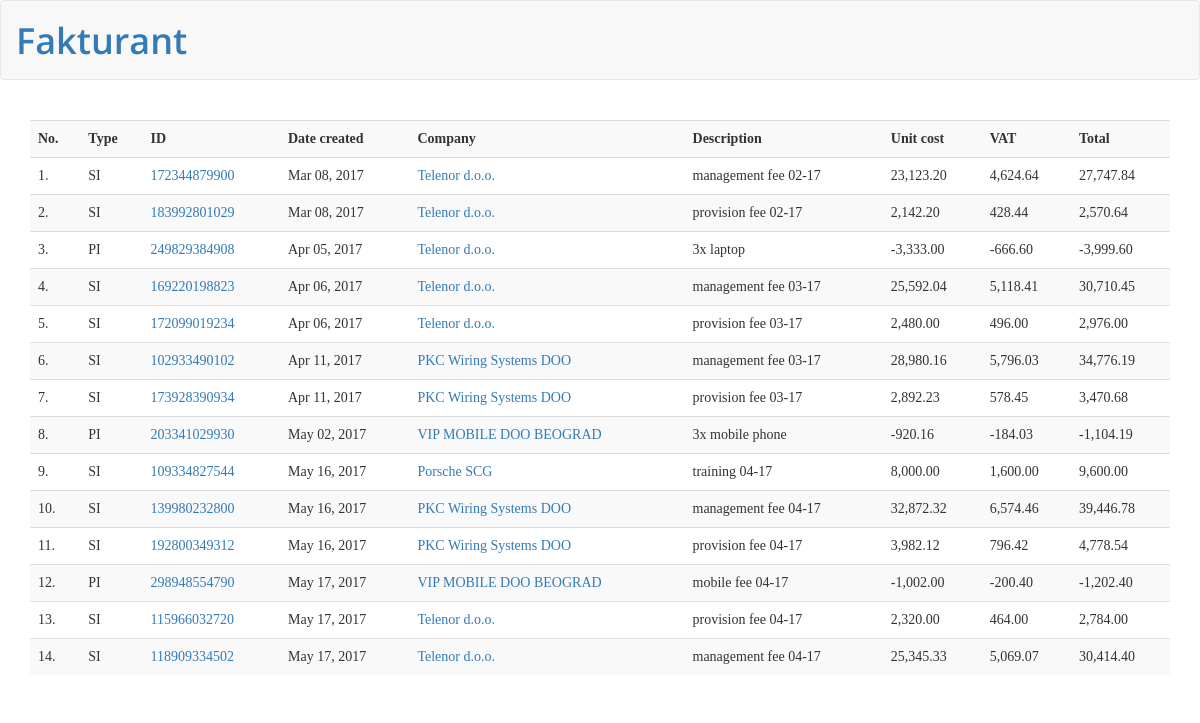
Screenshot of /fakturant/ with the database file from the repository.
### fakturant/models.py (models this page shows, shortened)
class Invoice(models.Model):
    company = models.ForeignKey(Company, on_delete=models.CASCADE)
    invoice_type = models.CharField('type', max_length=2)
    invoice_id = models.CharField('invoice id', max_length=32)
    date_created = models.DateTimeField('date created')
    due_date = models.DateTimeField('due date')
    description = models.CharField('description', max_length=50)
    unit_cost = models.DecimalField('unit cost', max_digits=20, decimal_places=2)
    vat_percent = models.IntegerField('VAT%')
    vat = models.DecimalField("VAT", max_digits=20, decimal_places=2)
    total = models.DecimalField('total', max_digits=20, decimal_places=2)

class Company(models.Model):
    company_name = models.CharField('company name', max_length=50)
    company_short_name = models.CharField('short name', max_length=10)
    VAT_number = models.CharField('vat number', max_length=9)
    address = models.CharField('address', max_length=50)
    account = models.CharField('current account', max_length=20)
    def __str__(self):
        return self.company_name

### fakturant/views.py (the view)
def index(request):
    invoices = Invoice.objects.all().order_by('date_created')
    context = {'invoices' : invoices}
    return render(request, 'fakturant/index.html', context)

### fakturant/templates/fakturant/index.html
{% extends "fakturant/layout.html" %}
{% load humanize %}
{% block content %}
<div class="container">
  <div class="row">
    <div class="col-md-12">
  {% if invoices %}
    <table class="table table-striped table-all">
    <tr>
      <th>No.</th>
      <th>Type</th>
      <th>ID</th>
      <th>Date created</th>
      <th>Company</th>
      <th>Description</th>
      <th>Unit cost</th>
      <th>VAT</th>
      <th>Total</th>
    </tr>
    {% for invoice in invoices %}
      <tr>
        <td>{{ forloop.counter }}.</td>
        <td>{{ invoice.invoice_type }}</td>
        <td><a href="{% url 'fakturant:show_invoice' invoice.invoice_id %}">{{ invoice.invoice_id }}</a></td>
        <td>{{ invoice.date_created|date:"M d, Y" }}</td>
        <td><a href="{% url 'fakturant:show_company' invoice.company.company_short_name %}">
        {{ invoice.company }}
        </a></td>
        <td>{{ invoice.description }}</td>
        <td>{{ invoice.unit_cost|intcomma }}</td>
        <td>{{ invoice.vat|intcomma }}</td>
        <td>{{ invoice.total|intcomma }}</td>
      </tr>
    {% endfor %}
    </table>
  {% else %}
    <p>There are no invoices created</p>
  {% endif %}
    </div>
  </div>
</div>
{% endblock %}

### fakturant/templates/fakturant/layout.html (shortened to what this page needs)
{% load static %}
<!doctype html>
<html lang="en">
<head>
  <link rel="stylesheet" type="text/css" href="{% static 'fakturant/css/lib/bootstrap.min.css' %}" />
  <link rel="stylesheet" type="text/css" href="{% static 'fakturant/css/style.css' %}" />
</head>
<body>
  <nav class="navbar navbar-default">
    <div class="container-fluid">
      <div class="navbar-header">
        <a class="logo-link" href="{% url 'fakturant:index' %}">
          <h1 class="logo">Fakturant</h1>
        </a>
      </div>
    </div>
  </nav>
  <div id="content">
    {% block content %}{% endblock %}
  </div>
</body>
</html>

### fakturant/static/fakturant/css/style.css (style rules this page uses)
body { font-family: serif; }
.navbar { margin-bottom: 40px; height: 80px; }
.logo { font-family: 'Open Sans', sans-serif; font-weight: 600; }
table { overflow: auto; }

### rows the page displays
Invoice: invoice_type "SI", invoice_id "172344879900", date_created "Mar 08, 2017", company "Telenor d.o.o.", description "management fee 02-17", unit_cost "23,123.20", vat "4,624.64", total "27,747.84"
Invoice: invoice_type "SI", invoice_id "183992801029", date_created "Mar 08, 2017", company "Telenor d.o.o.", description "provision fee 02-17", unit_cost "2,142.20", vat "428.44", total "2,570.64"
Invoice: invoice_type "PI", invoice_id "249829384908", date_created "Apr 05, 2017", company "Telenor d.o.o.", description "3x laptop", unit_cost "-3,333.00", vat "-666.60", total "-3,999.60"
Invoice: invoice_type "SI", invoice_id "169220198823", date_created "Apr 06, 2017", company "Telenor d.o.o.", description "management fee 03-17", unit_cost "25,592.04", vat "5,118.41", total "30,710.45"
Invoice: invoice_type "SI", invoice_id "172099019234", date_created "Apr 06, 2017", company "Telenor d.o.o.", description "provision fee 03-17", unit_cost "2,480.00", vat "496.00", total "2,976.00"
Invoice: invoice_type "SI", invoice_id "102933490102", date_created "Apr 11, 2017", company "PKC Wiring Systems DOO", description "management fee 03-17", unit_cost "28,980.16", vat "5,796.03", total "34,776.19"
Invoice: invoice_type "SI", invoice_id "173928390934", date_created "Apr 11, 2017", company "PKC Wiring Systems DOO", description "provision fee 03-17", unit_cost "2,892.23", vat "578.45", total "3,470.68"
Invoice: invoice_type "PI", invoice_id "203341029930", date_created "May 02, 2017", company "VIP MOBILE DOO BEOGRAD", description "3x mobile phone", unit_cost "-920.16", vat "-184.03", total "-1,104.19"
Invoice: invoice_type "SI", invoice_id "109334827544", date_created "May 16, 2017", company "Porsche SCG", description "training 04-17", unit_cost "8,000.00", vat "1,600.00", total "9,600.00"
Invoice: invoice_type "SI", invoice_id "139980232800", date_created "May 16, 2017", company "PKC Wiring Systems DOO", description "management fee 04-17", unit_cost "32,872.32", vat "6,574.46", total "39,446.78"
Invoice: invoice_type "SI", invoice_id "192800349312", date_created "May 16, 2017", company "PKC Wiring Systems DOO", description "provision fee 04-17", unit_cost "3,982.12", vat "796.42", total "4,778.54"
Invoice: invoice_type "PI", invoice_id "298948554790", date_created "May 17, 2017", company "VIP MOBILE DOO BEOGRAD", description "mobile fee 04-17", unit_cost "-1,002.00", vat "-200.40", total "-1,202.40"
Invoice: invoice_type "SI", invoice_id "115966032720", date_created "May 17, 2017", company "Telenor d.o.o.", description "provision fee 04-17", unit_cost "2,320.00", vat "464.00", total "2,784.00"
Invoice: invoice_type "SI", invoice_id "118909334502", date_created "May 17, 2017", company "Telenor d.o.o.", description "management fee 04-17", unit_cost "25,345.33", vat "5,069.07", total "30,414.40"
